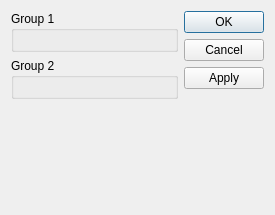
<?xml version="1.0" encoding="UTF-8"?>
<ui version="4.0">
 <class>DialogNewportConexLDS</class>
 <widget class="QDialog" name="DialogNewportConexLDS">
  <property name="geometry">
   <rect>
    <x>0</x>
    <y>0</y>
    <width>275</width>
    <height>215</height>
   </rect>
  </property>
  <property name="windowTitle">
   <string>Dialog</string>
  </property>
  <layout class="QHBoxLayout" name="horizontalLayout_2">
   <item>
    <layout class="QVBoxLayout" name="verticalLayout">
     <item>
      <widget class="QGroupBox" name="group1">
       <property name="title">
        <string>Group 1</string>
       </property>
       <layout class="QHBoxLayout" name="horizontalLayout"/>
      </widget>
     </item>
     <item>
      <widget class="QGroupBox" name="group2">
       <property name="title">
        <string>Group 2</string>
       </property>
       <layout class="QGridLayout" name="gridLayout"/>
      </widget>
     </item>
     <item>
      <spacer name="verticalSpacer">
       <property name="orientation">
        <enum>Qt::Vertical</enum>
       </property>
       <property name="sizeHint" stdset="0">
        <size>
         <width>20</width>
         <height>40</height>
        </size>
       </property>
      </spacer>
     </item>
    </layout>
   </item>
   <item>
    <widget class="QDialogButtonBox" name="buttonBox">
     <property name="locale">
      <locale language="German" country="Germany"/>
     </property>
     <property name="orientation">
      <enum>Qt::Vertical</enum>
     </property>
     <property name="standardButtons">
      <set>QDialogButtonBox::Apply|QDialogButtonBox::Cancel|QDialogButtonBox::Ok</set>
     </property>
    </widget>
   </item>
  </layout>
 </widget>
 <resources/>
 <connections/>
</ui>
